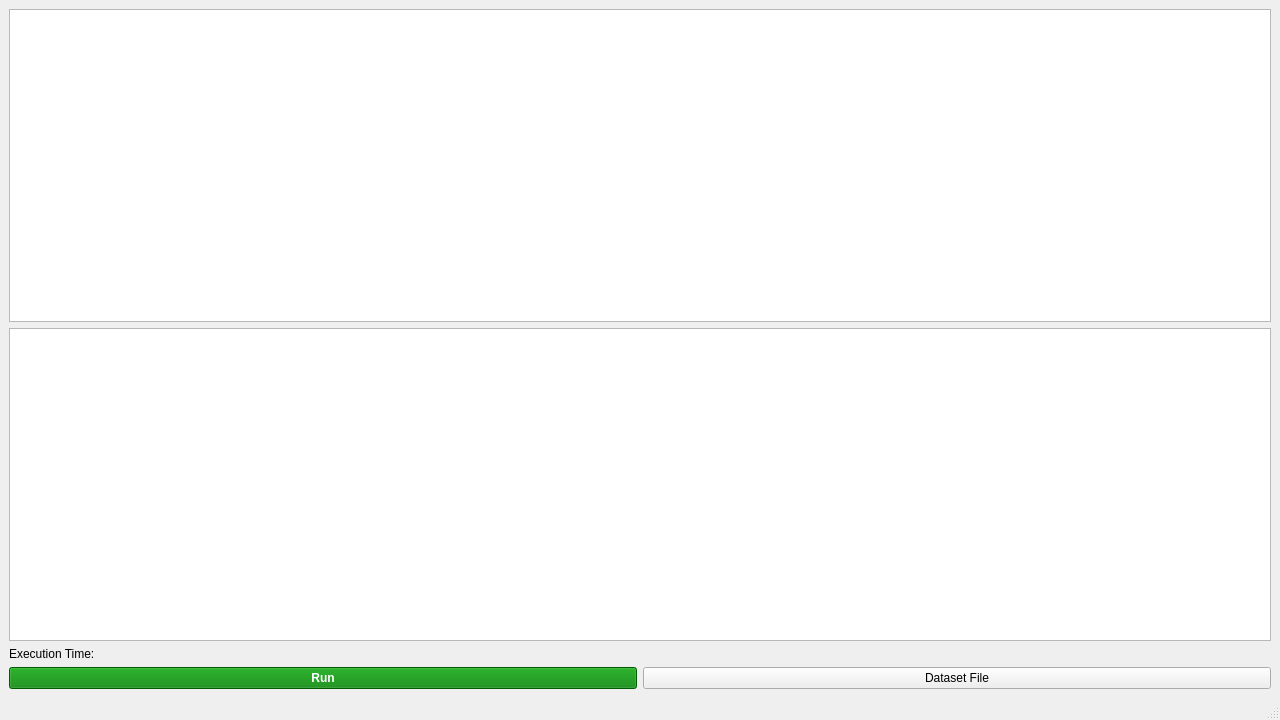
<?xml version="1.0" encoding="UTF-8"?>
<ui version="4.0">
 <class>MainWindow</class>
 <widget class="QMainWindow" name="MainWindow">
  <property name="geometry">
   <rect>
    <x>0</x>
    <y>0</y>
    <width>1280</width>
    <height>720</height>
   </rect>
  </property>
  <property name="windowTitle">
   <string>Modified Vertex-Weight Floyd-Warshall</string>
  </property>
  <widget class="QWidget" name="centralwidget">
   <layout class="QVBoxLayout" name="verticalLayout">
    <item>
     <widget class="QTableWidget" name="tableWidget1"/> <!-- Table 1 -->
    </item>
    <item>
     <widget class="QTableWidget" name="tableWidget2"/> <!-- Table 2 -->
    </item>
    <item>
     <widget class="QLabel" name="orderLabel">
      <property name="text">
       <string>Execution Time: </string>
      </property>
      <property name="alignment">
       <set>Qt::AlignLeft</set>
      </property>
     </widget>
    </item>
    <item>
     <layout class="QHBoxLayout" name="buttonLayout">
      <item>
       <widget class="QPushButton" name="runButton">
        <property name="text">
         <string>Run</string>
        </property>
        <property name="styleSheet">
         <string>background-color: green; color: white; font-weight: bold;</string>
        </property>
       </widget>
      </item>
      <item>
       <widget class="QPushButton" name="fileButton">
        <property name="text">
         <string>Dataset File</string>
        </property>
       </widget>
      </item>
     </layout>
    </item>
   </layout>
  </widget>
  <widget class="QMenuBar" name="menubar"/>
  <widget class="QStatusBar" name="statusbar"/>
 </widget>
 <resources/>
 <connections/>
</ui>
